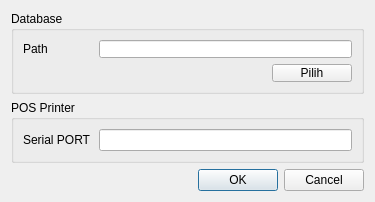
<?xml version="1.0" encoding="UTF-8"?>
<ui version="4.0">
 <class>Konfigurasi</class>
 <widget class="QDialog" name="Konfigurasi">
  <property name="geometry">
   <rect>
    <x>0</x>
    <y>0</y>
    <width>375</width>
    <height>202</height>
   </rect>
  </property>
  <property name="minimumSize">
   <size>
    <width>375</width>
    <height>202</height>
   </size>
  </property>
  <property name="maximumSize">
   <size>
    <width>375</width>
    <height>202</height>
   </size>
  </property>
  <property name="windowTitle">
   <string>Pengaturan Aplikasi</string>
  </property>
  <layout class="QVBoxLayout" name="verticalLayout">
   <item>
    <widget class="QGroupBox" name="groupBox_2">
     <property name="title">
      <string>Database</string>
     </property>
     <layout class="QGridLayout" name="gridLayout_2">
      <item row="0" column="0">
       <widget class="QLabel" name="label_2">
        <property name="minimumSize">
         <size>
          <width>70</width>
          <height>0</height>
         </size>
        </property>
        <property name="text">
         <string>Path</string>
        </property>
       </widget>
      </item>
      <item row="1" column="1">
       <layout class="QHBoxLayout" name="horizontalLayout">
        <item>
         <spacer name="horizontalSpacer">
          <property name="orientation">
           <enum>Qt::Orientation::Horizontal</enum>
          </property>
          <property name="sizeHint" stdset="0">
           <size>
            <width>40</width>
            <height>20</height>
           </size>
          </property>
         </spacer>
        </item>
        <item>
         <widget class="QPushButton" name="pilihButton">
          <property name="text">
           <string>Pilih</string>
          </property>
         </widget>
        </item>
       </layout>
      </item>
      <item row="0" column="1">
       <widget class="QLineEdit" name="dbFile"/>
      </item>
     </layout>
    </widget>
   </item>
   <item>
    <widget class="QGroupBox" name="groupBox">
     <property name="title">
      <string>POS Printer</string>
     </property>
     <layout class="QGridLayout" name="gridLayout">
      <item row="0" column="1">
       <widget class="QLineEdit" name="sPort"/>
      </item>
      <item row="0" column="0">
       <widget class="QLabel" name="label">
        <property name="minimumSize">
         <size>
          <width>70</width>
          <height>0</height>
         </size>
        </property>
        <property name="text">
         <string>Serial PORT</string>
        </property>
       </widget>
      </item>
     </layout>
    </widget>
   </item>
   <item>
    <widget class="QDialogButtonBox" name="buttonBox">
     <property name="orientation">
      <enum>Qt::Orientation::Horizontal</enum>
     </property>
     <property name="standardButtons">
      <set>QDialogButtonBox::StandardButton::Cancel|QDialogButtonBox::StandardButton::Ok</set>
     </property>
    </widget>
   </item>
  </layout>
 </widget>
 <resources>
  <include location="../../resources/dbres.qrc"/>
 </resources>
 <connections>
  <connection>
   <sender>buttonBox</sender>
   <signal>accepted()</signal>
   <receiver>Konfigurasi</receiver>
   <slot>accept()</slot>
   <hints>
    <hint type="sourcelabel">
     <x>248</x>
     <y>254</y>
    </hint>
    <hint type="destinationlabel">
     <x>157</x>
     <y>274</y>
    </hint>
   </hints>
  </connection>
  <connection>
   <sender>buttonBox</sender>
   <signal>rejected()</signal>
   <receiver>Konfigurasi</receiver>
   <slot>reject()</slot>
   <hints>
    <hint type="sourcelabel">
     <x>316</x>
     <y>260</y>
    </hint>
    <hint type="destinationlabel">
     <x>286</x>
     <y>274</y>
    </hint>
   </hints>
  </connection>
 </connections>
</ui>
